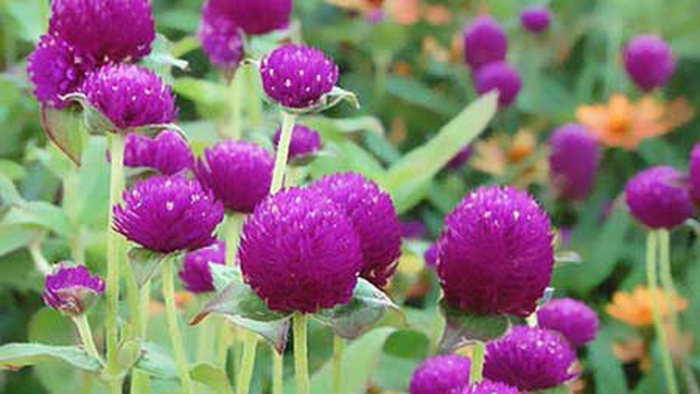
%> input picture pic/flow.jpeg, 1400 x 788 px (shown at 1/2 size)
$ octave resize.m   (GNU Octave 9; MATLAB toolbox functions it lacks are replaced by stand-ins)
%> lines starting %> are read from the running program, lines starting %| are printed output that depends on the picture
% Experiment No: 12

% Write a MATLAB program to resize an image.

clc
clear
I=imread('pic/flow.jpeg');
%> I is the input picture: size 788x1400x3 uint8; mean R, G, B 136.9, 117.6, 116.7
J=imresize(I,0.5); % 50 percent
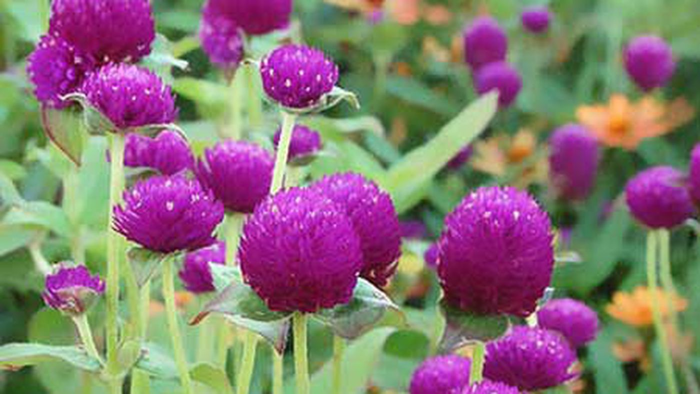
%> J: size 394x700x3 uint8; mean R, G, B 136.9, 117.6, 116.7
K=imresize(I,[150, 100]); %specifying dimension
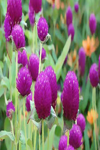
%> K: size 150x100x3 uint8; mean R, G, B 137, 117.6, 116.7
imshow(I);
figure,imshow(J);
figure,imshow(K);
